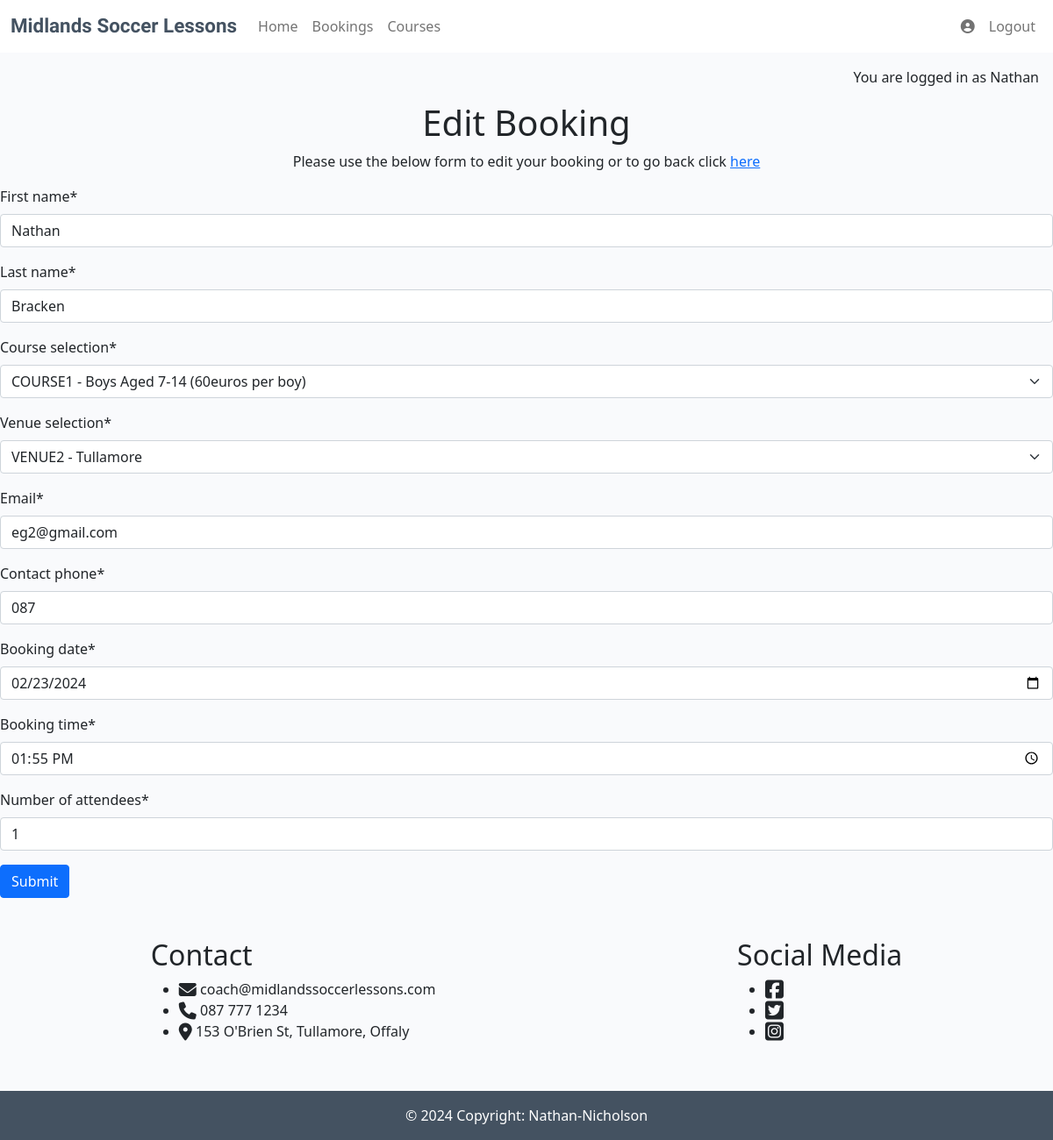
The app's page /edit_booking/14/ (signed in) with its own data.
### soccer/models.py (models this page shows, shortened)
class Booking(models.Model):
    course_choice = [ # list created to offer different choices to the user #
        ('Boys Aged 7-14 (60euros per boy)', "COURSE1 - Boys Aged 7-14 (60euros per boy)"),
        ('Boys Aged 14-21 (80euros per boy)', "COURSE2 - Boys Aged 14-21 (80euros per boy)"),
        ('Girls Aged 9-14 (40euros per girl)', "COURSE3 - Girls Aged 9-14 (40euros per girl)"),
    ]
    venue_choice = [
        ('Portloaise', "VENUE1 - Portloaise"),
        ('Tullamore', "VENUE2 - Tullamore"),
        ('Mullingar', "VENUE3 - Mullingar"),
    ]
    user = models.ForeignKey(
        User, on_delete=models.CASCADE,
        related_name="soccer"
    )
    first_name = models.CharField(max_length=20)
    last_name = models.CharField(max_length=20)
    course_selection = models.CharField(max_length=100, choices=course_choice) # list called upon #
    venue_selection = models.CharField(max_length=100, choices=venue_choice)
    email = models.EmailField()
    contact_phone = models.CharField(max_length=15, null=False, blank=False)
    booking_date = models.DateField(null=False, blank=False)
    booking_time = models.TimeField(null=False, blank=False, max_length=5)
    number_of_attendees = models.IntegerField(default=1, blank=False)

### soccer/views.py (the view, shortened to what this page needs)
# urls.py: path('edit_booking/<booking_id>/', views.edit_booking, name='edit_booking'),
def edit_booking(request, booking_id):
    booking = get_object_or_404(Booking, id = booking_id)
    form = BookingForm(instance = booking)
    booking = BookingForm(instance = booking)
    context = {
        'form': form }
    return render(request, 'soccer/edit_booking.html', context)

### soccer/forms.py
class BookingForm(forms.ModelForm):
    def __init__(self, *args, **kwargs):
        super().__init__(*args, **kwargs)
        self.helper = FormHelper(self)
        self.helper.add_input(Submit('submit', 'Submit'))
    class Meta:
        model = Booking
        fields = ['first_name', 'last_name', 'course_selection', 'venue_selection', 'email', 'contact_phone',
                  'booking_date', 'booking_time', 'number_of_attendees']
        widgets = {
        'booking_date': forms.DateInput(
            format=('%Y-%m-%d'),
            attrs={'class': 'form-control',
                'type': 'date'
                }),
            'booking_time': forms.TimeInput(
            format=('%H:%M'),
            attrs={'class': 'form-control',
                'type': 'time'
                }
            ),
        }

### soccer/templates/soccer/edit_booking.html
{% extends "base.html" %}
{% url 'edit_booking' as edit_booking_url %}
{% load crispy_forms_tags %}
{% block content %}
{% if user.is_authenticated %}
    <h1 class="text-center">Edit Booking</h1>
    <p class="text-center cancel-booking-changes">Please use the below form to edit your booking or to go back click <a href="{% url 'profile' %}">here</a></p>
    <form method="POST" class="edit-booking-form">
        {% crispy form %}
    </form>
{% else %}
    <h3 class="text-center">Please login or sign up to an account to be able to make a booking</h3>
{% endif %}
{%endblock%}

### templates/base.html (shortened to what this page needs)
{% load static %}
{% url 'account_login' as login_url %}
{% url 'account_signup' as signup_url %}
{% url 'account_logout' as logout_url %}
<!DOCTYPE html>
<html class="h-100" lang="en">
<head>
    <link rel="stylesheet" href="{% static 'css/style.css' %}">
    <link href="https://cdn.jsdelivr.net/npm/bootstrap@5.0.1/dist/css/bootstrap.min.css" rel="stylesheet"
>
</head>
<body class="d-flex flex-column h-100 main-bg">
    <nav class="navbar navbar-expand-lg navbar-light bg-white">
        <div class="container-fluid">
            <a class="navbar-brand" href="{% url 'home' %}"><div class="logo-bg"><span class="logo">Midlands <span class="logo">Soccer </span><span
                        class="logo">Lessons</span></span></div></a>
            <div class="collapse navbar-collapse" id="navbarText" style="justify-content: space-between;">
                <ul class="navbar-nav nav-main-links">
                    <li class="nav-item">
                        <a class="nav-link {% if request.path == home_url %}active{% endif %}" aria-current="page"
                            href="{% url 'home' %}">Home</a>
                    </li>
                    <li class="nav-item">
                        <a class="nav-link {% if request.path == home_url %}active{% endif %}" aria-current="page"
                            href="{% url 'bookings' %}">Bookings</a>
                    </li>
                    <li class="nav-item">
                        <a class="nav-link {% if request.path == home_url %}active{% endif %}" aria-current="page"
                            href="{% url 'courses' %}">Courses</a>
                    </li>
                </ul>
                <ul class="navbar-nav">
                    {% if user.is_authenticated %}
                    <li class="nav-item">
                        <a class="nav-link" href="{% url 'profile' %}"><i class="fa-solid fa-circle-user"></i></a>
                    </li>
                    <li class="nav-item">
                        <a class="nav-link {% if request.path == logout_url %}active{% endif %}" aria-current="page"
                        href="{% url 'account_logout' %}">Logout</a>
                    </li>
                    {% endif %}
                </ul>
            </div>
        </div>
    </nav>
    <main class="flex-shrink-0 main-bg">
        {% if user.is_authenticated %}
        <p class="text-end m-3">You are logged in as {{ user.username }}</p>
        {% else %}
        <p class="text-end m-3">You are not logged in</p>
        {% endif %}
    </main>
    {% block content %}
    {% endblock content %}
<div class="end">
    <div class="contact-title">
        <h2>Contact</h2>
        <ul>
            <li><i class="fa-solid fa-envelope fa-lg"></i> coach@midlandssoccerlessons.com</li>
            <li><i class="fa-solid fa-phone fa-lg"></i> 087 777 1234</li>
            <li><i class="fa-solid fa-location-dot fa-lg"></i>   153 O'Brien St, Tullamore, Offaly</li>
        </ul>
        </div>
    <div class="social-media">
        <h2>Social Media</h2>
        <ul>
            <li><a href="https://www.facebook.com/" target="_blank"><i class="fa-brands fa-square-facebook fa-xl" aria-hidden="true" style="color:#212529;"></i></a></li>
            <li><a href="https://twitter.com/" target="_blank"><i class="fa-brands fa-square-twitter fa-xl" aria-hidden="true" style="color:#212529;"></i></a></li>
            <li><a href="https://www.instagram.com/" target="_blank"><i class="fa-brands fa-square-instagram fa-xl" aria-hidden="true" style="color:#212529;"></i></a></li>
        </ul>
    </div>
</div>
    <footer class="footer mt-auto py-3 dark-bg">
        <p class="m-0 text-center text-white">&copy; 2024 Copyright: Nathan-Nicholson</p>
    </footer>
</body>
</html>

### static/css/style.css (style rules this page uses)
body { background-color: #F9FAFC; }
.logo { font-family: 'Rubik Burned', sans-serif; font-size: 1.4rem; font-weight: 700; color: #445261; }
.dark-bg { background-color: #445261; }
.main-bg { background-color: #F9FAFC; }
.end { display: flex; justify-content: space-around; box-sizing: border-box; padding-top: 30px; padding-bottom: 40px; }
body, html { height: 100%; }

### records on screen
Booking: first_name "Nathan", last_name "Bracken", course_selection "COURSE1 - Boys Aged 7-14 (60euros per boy)", venue_selection "VENUE2 - Tullamore", email "eg2@gmail.com", contact_phone "087", booking_date "02/23/2024", booking_time "13:55", number_of_attendees "1"

### other values on screen
{{ user.username }} "Nathan"
